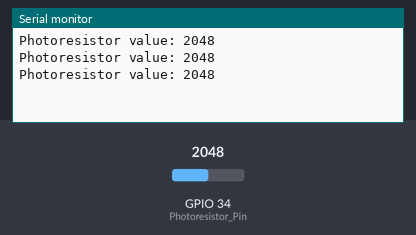
Bench run of a sketch on a simulated ESP32. Parts: the last lines printed to the serial monitor. The inputs (shaded band) are chosen by the test bench; at power-on: GPIO 34 (Photoresistor_Pin) = 2048.

Above: at 1.3 s.
1.4 s: GPIO 34 (Photoresistor_Pin) set to 2866
At 1.9 s:
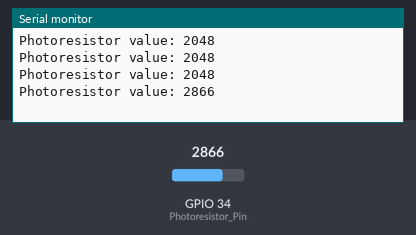
2.9 s: GPIO 34 (Photoresistor_Pin) set to 3603
At 3.4 s:
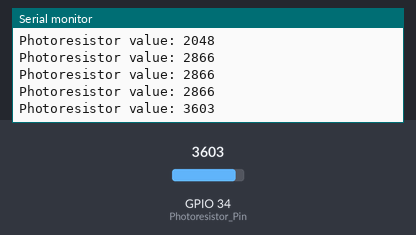
Timing chart, 0 to 5.9 s (numbered marks = the images above; inputs shaded):
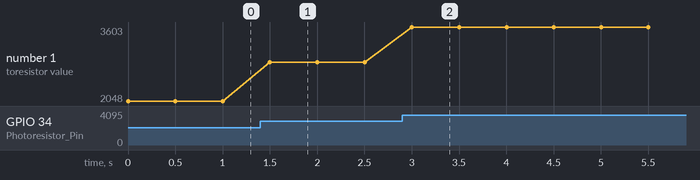

Measured:
- after the input at 1.4 s, the serial monitor: prints a new line after 0.10 s (image 1)
- after the input at 2.9 s, the serial monitor: prints a new line after 0.10 s (image 2)
- plotted number 1: 2048 → 2866 after the input at 1.4 s, 2866 → 3603 after the input at 2.9 s

The sketch:

4_3_9_Photoresistor.ino
```cpp
/*
 * 文件名 : Photoresistor
 * 功能   : 读取光敏传感器的值
 * 编译IDE：ARDUINO 2.3.6
 * 作者   : https://www.keyesrobot.cn/
*/

const int Photoresistor_Pin = 34;   //光敏电阻的引脚定义为GPIO34

void setup() {
  //初始化串口
  Serial.begin(9600);
  //设置光敏引脚为输入模式
  pinMode(Photoresistor_Pin,INPUT);
}

void loop() {
  //读取光敏传感器的值
  int ReadValue = analogRead(Photoresistor_Pin);
  //打印值，注意：ESP32开发板是12-bit的ADC，读取到的值范围：0~4095
  Serial.print("Photoresistor value: ");
  Serial.println(ReadValue);
  delay(500);
}
```
